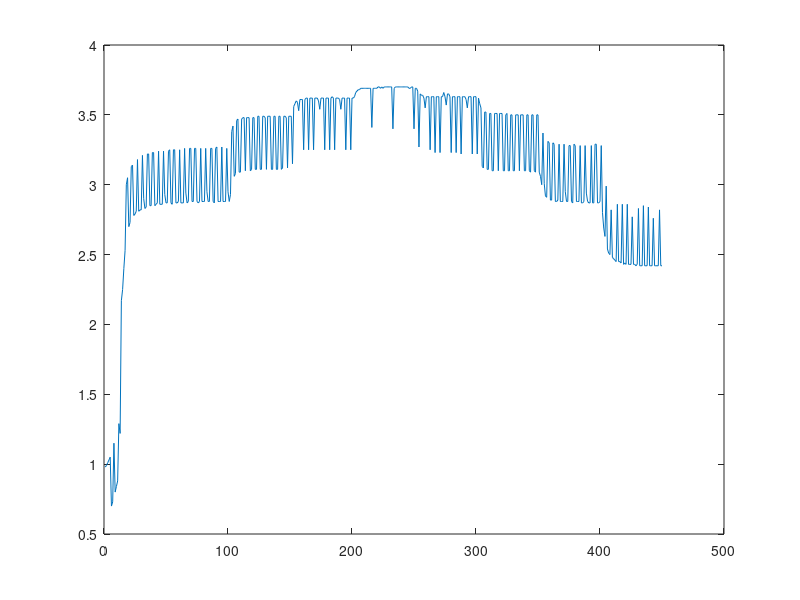

The MATLAB source for this figure:
v = [0.98
0.99
1.01
1.03
1.05
0.70
0.73
1.15
0.80
0.84
0.88
1.29
1.22
2.17
2.25
2.40
2.53
3.00
3.05
2.70
2.73
3.13
3.14
2.78
2.79
2.81
3.18
2.81
2.82
2.82
3.21
2.90
2.83
2.84
3.22
3.22
2.85
2.85
3.23
3.23
2.85
2.86
2.87
3.24
2.86
2.86
2.86
3.24
2.93
2.87
2.87
3.24
3.25
2.87
2.86
3.25
3.25
2.87
2.87
2.88
3.25
2.87
2.87
2.87
3.26
2.94
2.87
2.88
3.26
3.26
2.88
2.88
3.26
3.26
2.88
2.87
2.88
3.26
2.88
2.88
2.88
3.26
2.95
2.88
2.88
3.26
3.26
2.88
2.87
3.26
3.27
2.88
2.88
2.88
3.27
2.88
2.88
2.88
3.26
2.95
2.88
2.93
3.38
3.42
3.06
3.08
3.46
3.47
3.09
3.09
3.47
3.48
3.48
3.10
3.48
3.48
3.48
3.10
3.11
3.48
3.48
3.11
3.11
3.49
3.49
3.11
3.11
3.49
3.49
3.48
3.11
3.49
3.49
3.49
3.11
3.11
3.49
3.49
3.11
3.11
3.49
3.49
3.11
3.12
3.49
3.49
3.48
3.12
3.49
3.49
3.49
3.15
3.56
3.58
3.60
3.59
3.53
3.61
3.61
3.61
3.25
3.61
3.62
3.62
3.25
3.62
3.62
3.62
3.25
3.62
3.62
3.62
3.60
3.54
3.62
3.62
3.62
3.25
3.62
3.62
3.62
3.25
3.62
3.63
3.62
3.25
3.62
3.62
3.62
3.61
3.54
3.62
3.62
3.62
3.25
3.62
3.62
3.62
3.25
3.62
3.62
3.63
3.66
3.67
3.68
3.68
3.69
3.69
3.69
3.69
3.69
3.69
3.69
3.69
3.69
3.41
3.69
3.69
3.69
3.69
3.70
3.70
3.69
3.70
3.69
3.70
3.70
3.70
3.70
3.70
3.70
3.70
3.40
3.69
3.70
3.70
3.70
3.70
3.70
3.70
3.70
3.70
3.70
3.70
3.70
3.69
3.69
3.70
3.70
3.40
3.69
3.69
3.67
3.27
3.65
3.64
3.64
3.62
3.55
3.63
3.63
3.63
3.25
3.63
3.63
3.63
3.23
3.63
3.63
3.63
3.23
3.63
3.63
3.66
3.63
3.57
3.65
3.65
3.63
3.23
3.63
3.63
3.63
3.23
3.63
3.63
3.63
3.22
3.63
3.63
3.63
3.61
3.55
3.63
3.63
3.63
3.22
3.63
3.63
3.63
3.22
3.62
3.58
3.55
3.13
3.12
3.52
3.52
3.11
3.11
3.51
3.51
3.10
3.10
3.51
3.51
3.51
3.10
3.51
3.51
3.51
3.10
3.10
3.50
3.51
3.10
3.10
3.50
3.50
3.10
3.10
3.50
3.50
3.50
3.10
3.50
3.50
3.50
3.10
3.10
3.50
3.50
3.10
3.09
3.50
3.50
3.10
3.09
3.50
3.50
3.09
3.06
3.00
3.37
3.01
2.92
2.91
3.31
3.30
2.89
2.89
3.30
3.29
2.88
2.88
2.89
3.29
2.88
2.88
2.88
3.29
2.95
2.88
2.88
3.28
3.28
2.88
2.87
3.29
3.28
2.88
2.88
2.88
3.28
2.87
2.87
2.88
3.28
2.94
2.88
2.87
2.87
3.28
2.87
2.87
3.29
3.29
2.87
2.87
2.88
3.28
2.80
2.69
2.63
2.99
2.54
2.51
2.50
2.82
2.48
2.47
2.46
2.45
2.86
2.45
2.45
2.44
2.86
2.43
2.44
2.43
2.86
2.43
2.43
2.43
2.77
2.43
2.43
2.42
2.43
2.83
2.42
2.42
2.42
2.85
2.42
2.42
2.42
2.84
2.42
2.42
2.42
2.76
2.42
2.42
2.42
2.42
2.82
2.42
2.42
];


for i=1:1:450
   x(i) = i; 
end
plot(x,v);


